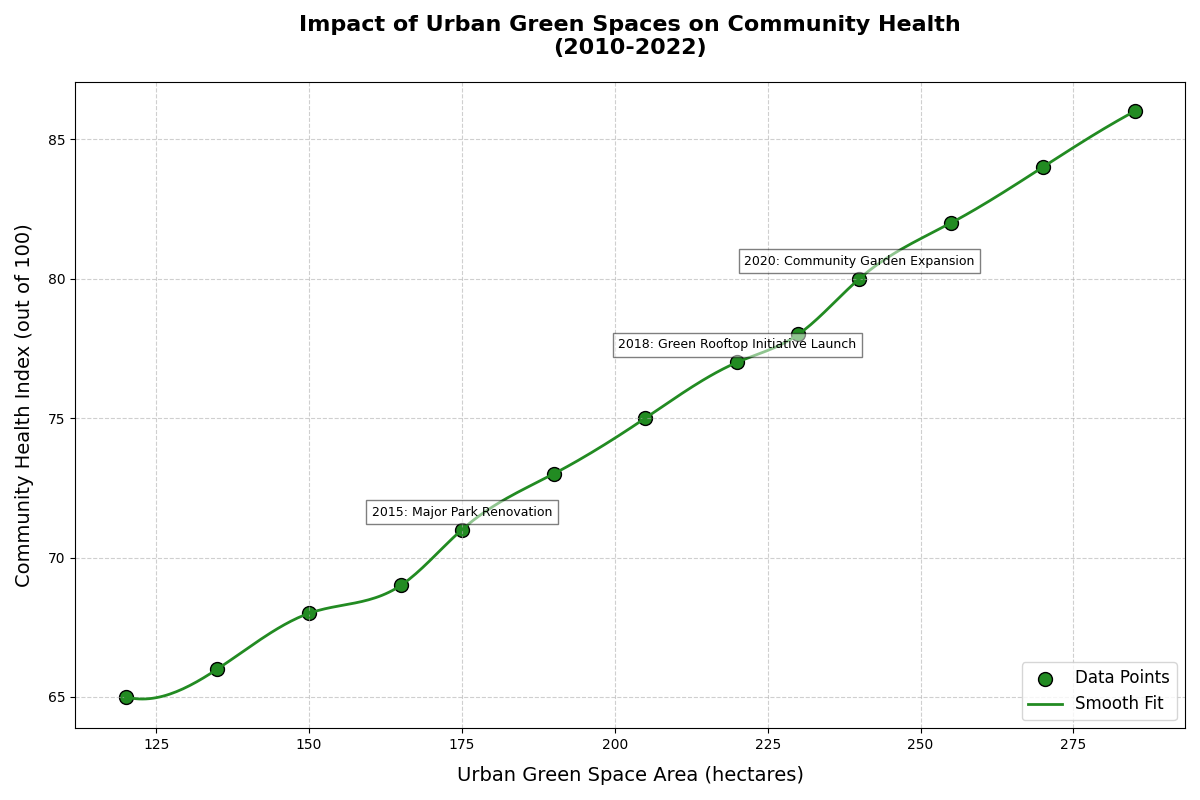

Write Python code to recreate this figure.
import numpy as np
import matplotlib.pyplot as plt
from scipy.interpolate import make_interp_spline

years = np.arange(2010, 2023)
green_space_area = np.array([120, 135, 150, 165, 175, 190, 205, 220, 230, 240, 255, 270, 285])
health_index = np.array([65, 66, 68, 69, 71, 73, 75, 77, 78, 80, 82, 84, 86])

x_smooth = np.linspace(green_space_area.min(), green_space_area.max(), 300)
spl = make_interp_spline(green_space_area, health_index, k=3)
y_smooth = spl(x_smooth)

plt.figure(figsize=(12, 8))

# Applying the same color 'forestgreen' to both scatter plot and smooth line
plt.scatter(green_space_area, health_index, color='forestgreen', edgecolor='black', s=100, label='Data Points')
plt.plot(x_smooth, y_smooth, color='forestgreen', linestyle='-', linewidth=2, label='Smooth Fit')

plt.title("Impact of Urban Green Spaces on Community Health\n(2010-2022)", fontsize=16, fontweight='bold', pad=20)
plt.xlabel("Urban Green Space Area (hectares)", fontsize=14, labelpad=10)
plt.ylabel("Community Health Index (out of 100)", fontsize=14, labelpad=10)

important_years = {
    "2015: Major Park Renovation": (175, 71),
    "2018: Green Rooftop Initiative Launch": (220, 77),
    "2020: Community Garden Expansion": (240, 80)
}

for label, (x, y) in important_years.items():
    plt.annotate(label, (x, y), textcoords="offset points", xytext=(0, 10), ha='center', fontsize=9, bbox=dict(facecolor='white', alpha=0.5))

plt.legend(loc='lower right', fontsize=12)
plt.grid(True, linestyle='--', alpha=0.6)
plt.tight_layout()
plt.show()
